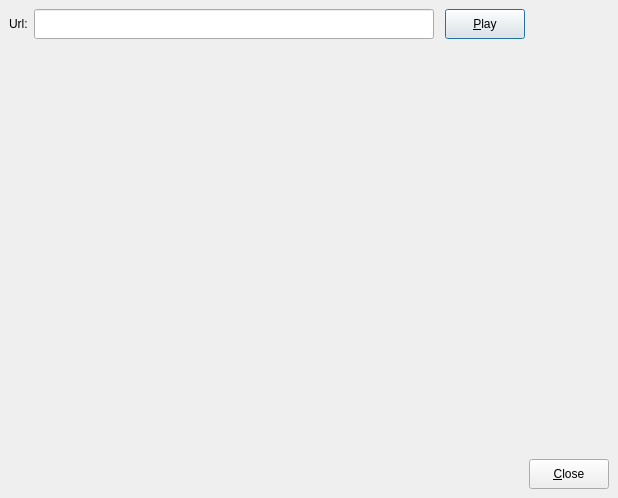
<?xml version="1.0" encoding="UTF-8"?>
<ui version="4.0">
 <class>AvStreamClass</class>
 <widget class="QDialog" name="AvStreamClass">
  <property name="geometry">
   <rect>
    <x>0</x>
    <y>0</y>
    <width>618</width>
    <height>498</height>
   </rect>
  </property>
  <property name="windowTitle">
   <string>AvStream</string>
  </property>
  <layout class="QVBoxLayout" name="verticalLayout" stretch="0,1,0">
   <property name="spacing">
    <number>8</number>
   </property>
   <property name="leftMargin">
    <number>9</number>
   </property>
   <property name="topMargin">
    <number>9</number>
   </property>
   <property name="rightMargin">
    <number>9</number>
   </property>
   <property name="bottomMargin">
    <number>9</number>
   </property>
   <item>
    <layout class="QHBoxLayout" name="horizontalLayout">
     <item>
      <widget class="QLabel" name="label">
       <property name="text">
        <string>Url:</string>
       </property>
      </widget>
     </item>
     <item>
      <widget class="QLineEdit" name="lineEdit">
       <property name="minimumSize">
        <size>
         <width>400</width>
         <height>30</height>
        </size>
       </property>
      </widget>
     </item>
     <item>
      <spacer name="horizontalSpacer_2">
       <property name="orientation">
        <enum>Qt::Horizontal</enum>
       </property>
       <property name="sizeType">
        <enum>QSizePolicy::Fixed</enum>
       </property>
       <property name="sizeHint" stdset="0">
        <size>
         <width>5</width>
         <height>20</height>
        </size>
       </property>
      </spacer>
     </item>
     <item>
      <widget class="QPushButton" name="btm_play">
       <property name="minimumSize">
        <size>
         <width>0</width>
         <height>30</height>
        </size>
       </property>
       <property name="text">
        <string>&amp;Play</string>
       </property>
      </widget>
     </item>
     <item>
      <spacer name="horizontalSpacer">
       <property name="orientation">
        <enum>Qt::Horizontal</enum>
       </property>
       <property name="sizeHint" stdset="0">
        <size>
         <width>40</width>
         <height>20</height>
        </size>
       </property>
      </spacer>
     </item>
    </layout>
   </item>
   <item>
    <widget class="ImageWidget" name="widget" native="true">
     <property name="minimumSize">
      <size>
       <width>600</width>
       <height>400</height>
      </size>
     </property>
    </widget>
   </item>
   <item>
    <layout class="QHBoxLayout" name="horizontalLayout_2">
     <item>
      <spacer name="horizontalSpacer_3">
       <property name="orientation">
        <enum>Qt::Horizontal</enum>
       </property>
       <property name="sizeHint" stdset="0">
        <size>
         <width>40</width>
         <height>20</height>
        </size>
       </property>
      </spacer>
     </item>
     <item>
      <widget class="QPushButton" name="btn_close">
       <property name="minimumSize">
        <size>
         <width>0</width>
         <height>30</height>
        </size>
       </property>
       <property name="text">
        <string>&amp;Close</string>
       </property>
      </widget>
     </item>
    </layout>
   </item>
  </layout>
 </widget>
 <layoutdefault spacing="6" margin="11"/>
 <customwidgets>
  <customwidget>
   <class>ImageWidget</class>
   <extends>QWidget</extends>
   <header>ImageWidget.h</header>
   <container>1</container>
  </customwidget>
 </customwidgets>
 <resources>
  <include location="AvStream.qrc"/>
 </resources>
 <connections>
  <connection>
   <sender>btn_close</sender>
   <signal>clicked()</signal>
   <receiver>AvStreamClass</receiver>
   <slot>accept()</slot>
   <hints>
    <hint type="sourcelabel">
     <x>592</x>
     <y>456</y>
    </hint>
    <hint type="destinationlabel">
     <x>495</x>
     <y>438</y>
    </hint>
   </hints>
  </connection>
 </connections>
</ui>
